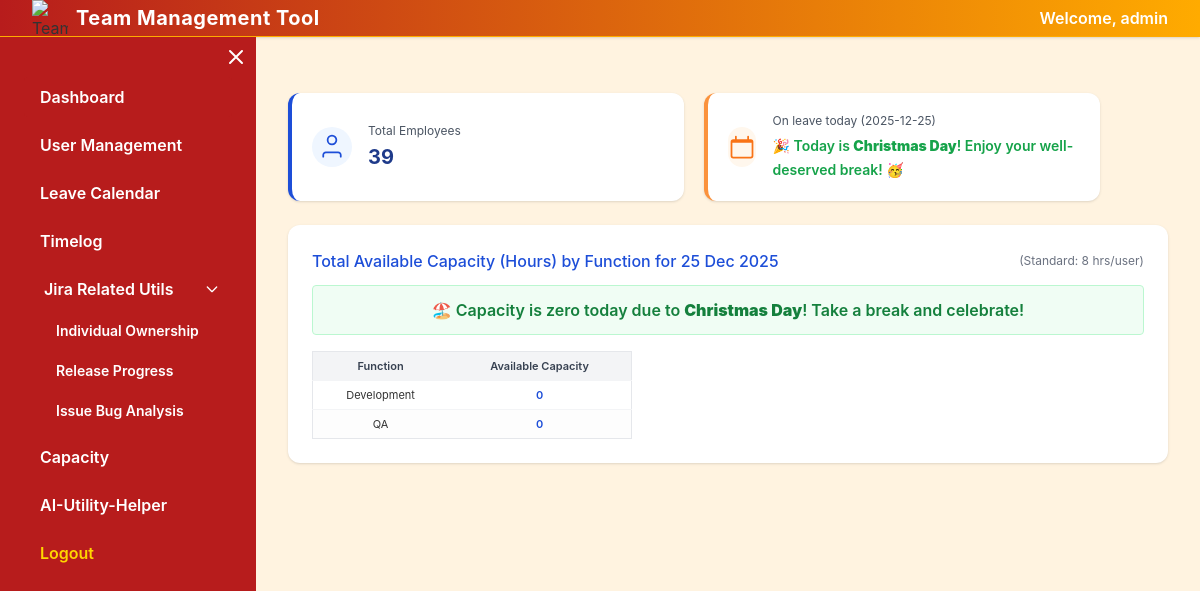
/dashboard (signed in), run on the app's committed database.
### app.py (models this page shows)
class Holiday(db.Model):
    id = db.Column(db.Integer, primary_key=True)
    date = db.Column(db.Date, unique=True, nullable=False)
    description = db.Column(db.String(200))

class User(db.Model):
    id = db.Column(db.Integer, primary_key=True)
    name = db.Column(db.String(100))
    email = db.Column(db.String(100))
    designation = db.Column(db.String(100))
    jira_account_id = db.Column(db.String(100))
    role = db.Column(db.String(50), default='Team Member')

### app.py (the view)
@app.route('/dashboard')
def dashboard():
    today = date.today()
    users_on_leave_today = (
        db.session.query(User.name)
        .join(Leave)
        .filter(Leave.start_date == today)
        .all()
    )
    user_names = [u.name for u in users_on_leave_today]
    total_users = db.session.query(User).count()
    function_capacity = {}
    standard_hours = 8
    for user in User.query.all():
        leave = Leave.query.filter_by(user_id=user.id, start_date=today).first()
        available_hours = 0 if leave else standard_hours
        func = user.designation or 'Unknown'
        function_capacity.setdefault(func, 0)
        function_capacity[func] += available_hours
    function_capacity = dict(sorted(function_capacity.items()))
    holiday = Holiday.query.filter_by(date=today).first()
    is_holiday = holiday is not None
    holiday_name = holiday.description if holiday else None
    is_weekend = today.weekday() >= 5
    if is_holiday or is_weekend:
        function_capacity = {func: 0 for func in function_capacity}
    return render_template(
        'dashboard.html',
        users_on_leave=user_names,
        today=today,
        total_users=total_users,
        function_capacity=function_capacity,
        is_holiday=is_holiday,
        holiday_name=holiday_name,
        is_weekend=is_weekend
    )

### app.py (called while the page is built)
@app.before_request
def require_login():
    if 'logged_in' not in session and request.endpoint not in [
        'login', 'static', 'HelperQA_AI', 'generate_testcases', 'generate_testcases_auth',
        'timelog_today', 'users', 'export_users', 'export_timelog_links', 'mytimelogs',
        'user_timelog', 'HelperQA_AI', 'generate_testcases', 'get_jira_description',
        'analyseui', 'testcases_result', 'generate_testcases', 'generate_testcases_auth',
        'underlogged_days', 'jql_wip'  # <-- allow jql_wip without login
    ]:
        return redirect('/login')

### templates/dashboard.html (shortened to what this page needs)
{% extends 'base.html' %}
{% block content %}
<div class="flex flex-wrap gap-5 mb-6">
  <a href="/users" class="flex-1 min-w-[180px] max-w-[100%] sm:max-w-[45%] flex items-center bg-white rounded-xl shadow border-l-4 border-blue-700 hover:shadow-lg transition p-5 no-underline gap-4">
    <div class="bg-blue-50 text-blue-700 rounded-full flex items-center justify-center w-10 h-10">
      <svg xmlns="http://www.w3.org/2000/svg" fill="none" viewBox="0 0 24 24" stroke-width="1.5" stroke="currentColor" class="w-7 h-7">
        <path stroke-linecap="round" stroke-linejoin="round" d="M15.75 6a3.75 3.75 0 11-7.5 0 3.75 3.75 0 017.5 0zM4.5 20.25v-1.5A2.25 2.25 0 016.75 16.5h10.5a2.25 2.25 0 012.25 2.25v1.5" />
      </svg>
    </div>
    <div>
      <div class="text-xs text-gray-600 mb-1">Total Employees</div>
      <div class="text-xl font-bold text-blue-900">{{ total_users }}</div>
    </div>
  </a>
  <a href="/leave-calendar" class="flex-1 min-w-[180px] max-w-[100%] sm:max-w-[45%] flex items-center bg-white rounded-xl shadow border-l-4 border-orange-400 hover:shadow-lg transition p-5 no-underline gap-4">
    <div class="bg-orange-50 text-orange-500 rounded-full flex items-center justify-center w-10 h-10">
    </div>
    <div>
      <div class="text-xs text-gray-600 mb-1">On leave today ({{ today }})</div>
      <div class="text-base font-semibold text-orange-500">
        {% if is_holiday %}
          <span class="text-green-600 text-sm">🎉 Today is <b>{{ holiday_name }}</b>! Enjoy your well-deserved break! 🥳</span>
        {% elif is_weekend %}
          <span class="text-blue-600 text-sm">🛋️ It's the weekend! Time to recharge and have some fun! ✨</span>
        {% elif users_on_leave %}
          {{ users_on_leave|join(', ') }}
        {% else %}
          <span class="text-gray-400 text-xs">No one is on leave 🎉</span>
        {% endif %}
      </div>
    </div>
  </a>
</div>
<div class="bg-white rounded-xl shadow p-6 mb-6 overflow-x-auto">
  <div class="flex flex-col sm:flex-row sm:items-center sm:justify-between mb-3 gap-2">
    <span class="font-medium text-gray-800">
      <a href="/sprint-capacity?start={{ today.strftime('%Y-%m-%d') }}&end={{ today.strftime('%Y-%m-%d') }}" class="text-blue-700 hover:underline">
        Total Available Capacity (Hours) by Function for {{ today.strftime('%d %b %Y') }}
      </a>
    </span>
    <span class="text-xs text-gray-500">(Standard: 8 hrs/user)</span>
  </div>
  <div class="overflow-x-auto">
    {% if is_holiday %}
      <div class="mb-4 p-3 rounded bg-green-50 border border-green-200 text-green-700 text-center text-base font-semibold">
        🏖️ Capacity is zero today due to <b>{{ holiday_name }}</b>! Take a break and celebrate!
      </div>
    {% elif is_weekend %}
      <div class="mb-4 p-3 rounded bg-blue-50 border border-blue-200 text-blue-700 text-center text-base font-semibold">
        🌞 It's the weekend! No work, no capacity—enjoy your time off!
      </div>
    {% endif %}
    <table class="min-w-[320px] bg-white rounded-lg border border-gray-200 text-sm text-center">
      <thead class="bg-gray-100 text-gray-700">
        <tr>
          <th class="py-2 px-3 font-semibold">Function</th>
          <th class="py-2 px-3 font-semibold">Available Capacity</th>
        </tr>
      </thead>
      <tbody>
        {% for func, cap in function_capacity.items() %}
        <tr class="border-t border-gray-100">
          <td class="py-2 px-3">{{ func }}</td>
          <td class="py-2 px-3 font-semibold text-blue-700">{{ cap }}</td>
        </tr>
        {% endfor %}
      </tbody>
    </table>
  </div>
</div>
{% endblock %}

### templates/base.html (style rules this page uses)
table, th, td { font-size: 11px; padding: 4px 8px !important; }
tr:nth-child(even) { background-color: #fdfdfd; }

### data on the page
Holiday: description "Christmas Day", strftime "25 Dec 2025"
User: designation "Development", cap "0"
User: designation "QA", cap "0"

### other printed values
{{ session.get('username', 'admin') }} "admin"
{{ total_users }} "39"
